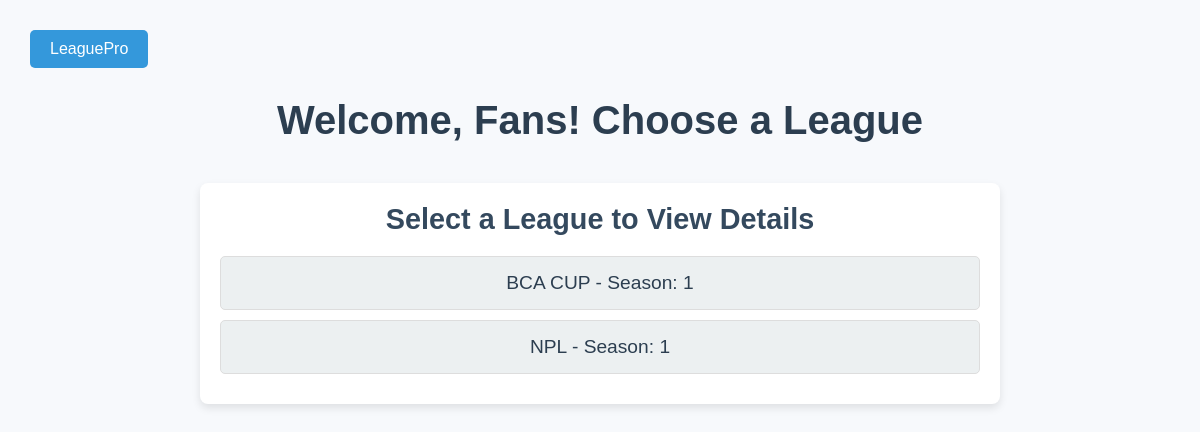
Page /pages/fans.php on the earlier database version.
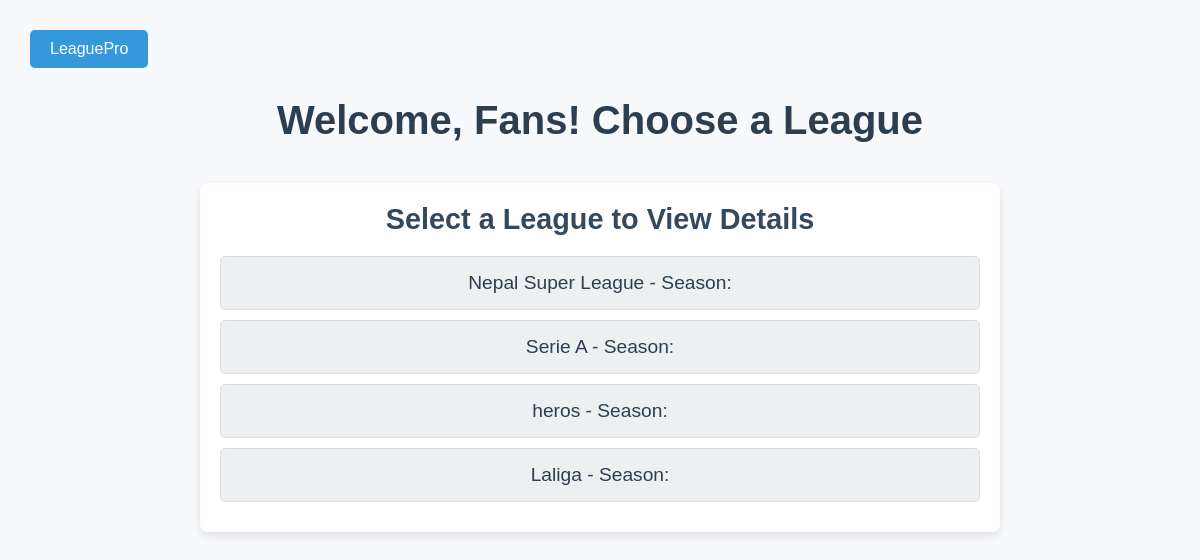
Same page on the later database version.
### tables this page shows
CREATE TABLE `league` (
  `league_id` int(11) NOT NULL,
  `league_name` varchar(100) DEFAULT NULL,
  `userId` int(11) NOT NULL,
  `start_date` int(11) DEFAULT NULL,
  `end_date` int(11) DEFAULT NULL,
  `season` int(100) DEFAULT NULL,
  `status` varchar(20) DEFAULT 'pending'
);

### pages/fans.php (the view, shortened to what this page needs)
<?php
$host = "localhost";
$user = "root";
$password = "";
$dbname = "leaguedb";
$conn = new mysqli($host, $user, $password, $dbname);
$leagues = [];
$leagueQuery = "SELECT league_id, League_name, season FROM league";
$result = $conn->query($leagueQuery);
if ($result->num_rows > 0) {
    while ($row = $result->fetch_assoc()) {
        $leagues[] = $row;
    }
} else {
    echo "No leagues found in the fdfddf.";
}
?>
<!DOCTYPE html>
<html lang="en">
<head>
    <link rel="stylesheet" href="../assests/css/fanStyle.css">
</head>
<body>
<div class="button-container-3">
            <button  onclick="window.location.href='index.php'">LeaguePro</button>
        </div>
    <header>
        <h1>Welcome, Fans! Choose a League</h1>
    </header>
    <div class="container">
        <h2>Select a League to View Details</h2>
        <ul>
            <?php foreach ($leagues as $league): ?>
                <li>
                    <a href="view_league.php?league_id=<?php echo urlencode($league['league_id']); ?>">
                        <?php echo htmlspecialchars($league['League_name']) . " - Season: " . htmlspecialchars($league['season']); ?>
                    </a>
                </li>
            <?php endforeach; ?>
        </ul>
    </div>
</body>
</html>

Differences in the rows shown:
removed league: league_name "BCA CUP", season "1"
removed league: league_name "NPL", season "1"
added league: league_name "Nepal Super League"
added league: league_name "Serie A"
added league: league_name "heros"
added league: league_name "Laliga"
